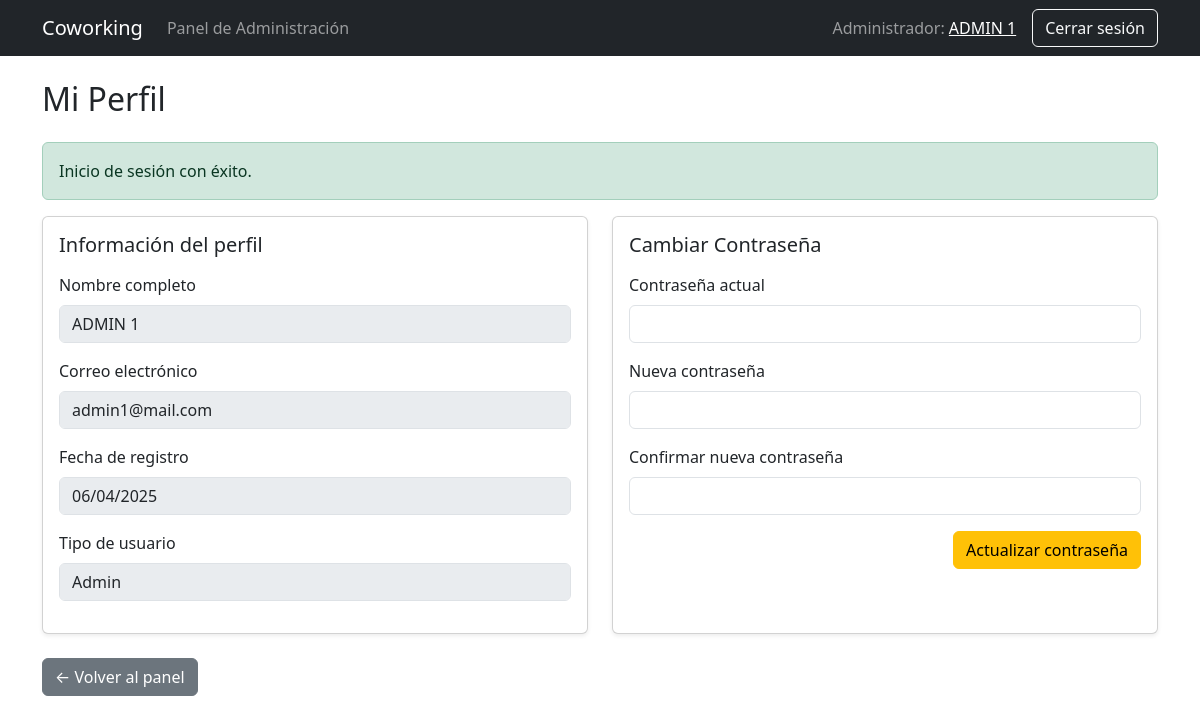
The app's page /coworking/public/index.php?c=admin&a=perfil (signed in) with its own data.
### tables this page shows
CREATE TABLE `usuarios` (
  `id` int(11) NOT NULL,
  `nombre_completo` varchar(100) NOT NULL,
  `email` varchar(100) NOT NULL,
  `contraseña` varchar(255) NOT NULL,
  `fecha_registro` datetime DEFAULT current_timestamp(),
  `tipo_usuario` enum('cliente','admin') DEFAULT 'cliente'
);

### coworking/controllers/AdminController.php (called while the page is built, shortened)
<?php
require_once __DIR__ . '/../models/Usuario.php';
class AdminController {
    public function perfil() {
        global $pdo;
        $usuarioModel = new Usuario($pdo);
        $usuario = $usuarioModel->obtenerPorId($_SESSION['usuario']['id']);
        require_once __DIR__ . '/../views/admin/perfil.php';
    }
}

### coworking/public/index.php (called while the page is built, shortened)
<?php
require_once '../helpers/functions.php';
require_once '../router.php';

### coworking/models/Usuario.php (called while the page is built, shortened)
<?php
class Usuario {
    private $db;
    public function __construct($pdo) {
        $this->db = $pdo;
    }
    public function obtenerPorId($id) {
        $stmt = $this->db->prepare("SELECT * FROM usuarios WHERE id = ?");
        $stmt->execute([$id]);
        return $stmt->fetch(PDO::FETCH_ASSOC);
    }
}

### coworking/views/admin/perfil.php (the view, shortened to what this page needs)
<?php require_once __DIR__ . '/../partials/navbar.php'; ?>
<!DOCTYPE html>
<html lang="es">
<head>
    <link href="https://cdn.jsdelivr.net/npm/bootstrap@5.3.0/dist/css/bootstrap.min.css" rel="stylesheet">
</head>
<body>
<div class="container mt-4">
    <h2 class="mb-4">Mi Perfil</h2>
    <?php if (isset($_SESSION['success'])): mostrarMensaje('success', $_SESSION['success']); unset($_SESSION['success']); endif; ?>
    <div class="row">
        <div class="col-md-6 mb-4">
            <div class="card shadow-sm h-100">
                <div class="card-body">
                    <h5 class="card-title mb-3">Información del perfil</h5>
                    <div class="mb-3">
                        <label class="form-label">Nombre completo</label>
                        <input type="text" class="form-control" value="<?= htmlspecialchars($usuario['nombre_completo']) ?>" disabled>
                    </div>
                    <div class="mb-3">
                        <label class="form-label">Correo electrónico</label>
                        <input type="email" class="form-control" value="<?= htmlspecialchars($usuario['email']) ?>" disabled>
                    </div>
                    <div class="mb-3">
                        <label class="form-label">Fecha de registro</label>
                        <input type="text" class="form-control" value="<?= date('d/m/Y', strtotime($usuario['fecha_registro'])) ?>" disabled>
                    </div>
                    <div class="mb-3">
                        <label class="form-label">Tipo de usuario</label>
                        <input type="text" class="form-control" value="<?= ucfirst($usuario['tipo_usuario']) ?>" disabled>
                    </div>
                </div>
            </div>
        </div>
        <div class="col-md-6 mb-4">
            <div class="card shadow-sm h-100">
                <div class="card-body">
                    <h5 class="card-title mb-3">Cambiar Contraseña</h5>
                    <form method="POST" action="?c=admin&a=actualizarContrasena" class="row g-3" id="form-cambio-admin">
                        <div class="col-12">
                            <label for="contrasena_actual" class="form-label">Contraseña actual</label>
                            <input type="password" id="contrasena_actual" name="contrasena_actual" class="form-control" required>
                        </div>
                        <div class="col-12">
                            <label for="nueva_contrasena" class="form-label">Nueva contraseña</label>
                            <input type="password" id="nueva_contrasena" name="nueva_contrasena" class="form-control" required>
                        </div>
                        <div class="col-12">
                            <label for="confirmar_contrasena" class="form-label">Confirmar nueva contraseña</label>
                            <input type="password" id="confirmar_contrasena" name="confirmar_contrasena" class="form-control" required>
                        </div>
                        <div class="col-12 d-flex justify-content-end">
                            <button type="submit" class="btn btn-warning">Actualizar contraseña</button>
                        </div>
                    </form>
                </div>
            </div>
        </div>
    </div>
    <a href="?c=admin&a=index" class="btn btn-secondary">&larr; Volver al panel</a>
</div>
</body>
</html>

### records on screen
usuarios: nombre_completo "ADMIN 1", email "admin1@mail.com", fecha_registro "06/04/2025", tipo_usuario "Admin"

### other values on screen
$_SESSION['usuario']['nombre_completo'] "ADMIN 1"
$mensaje "Inicio de sesión con éxito."
